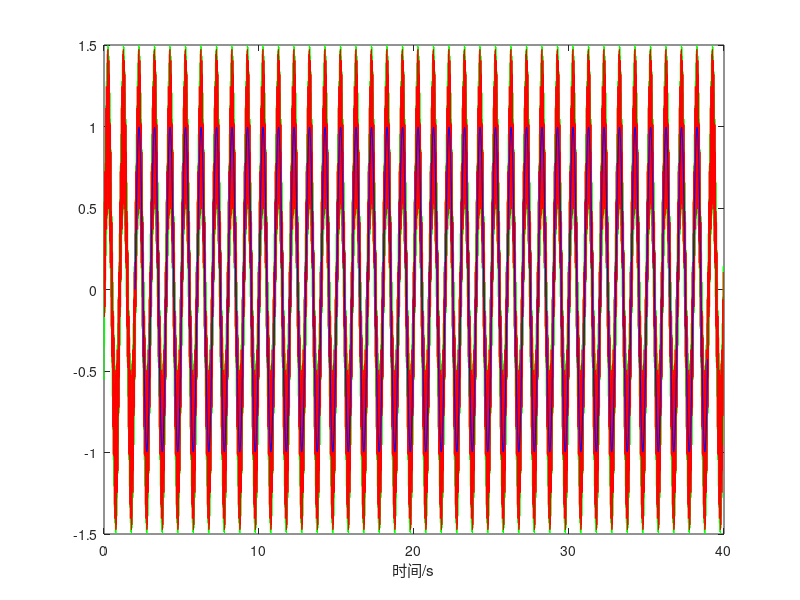
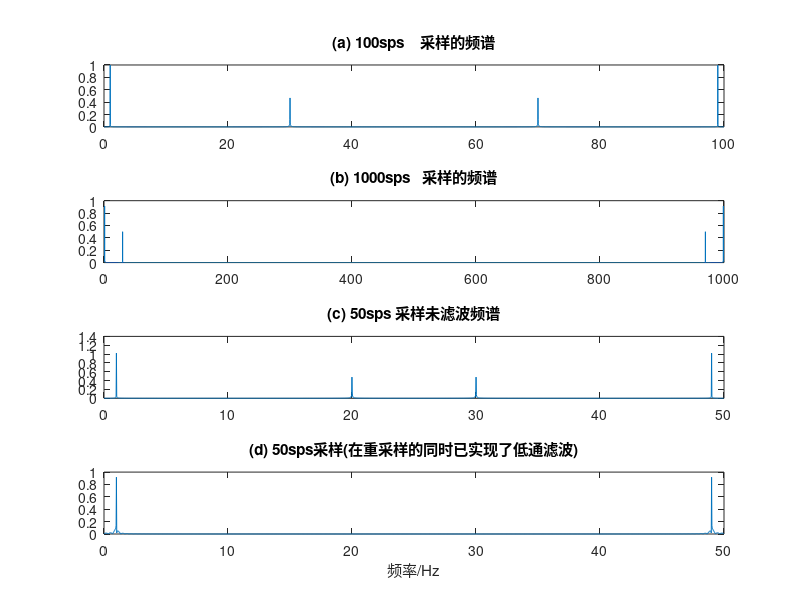
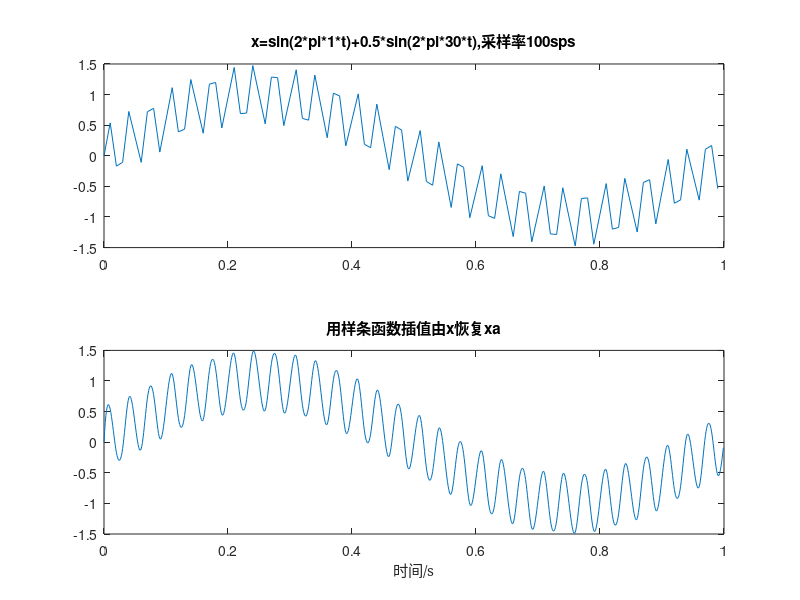

Write MATLAB code to recreate these figures, in order.
%% 向下重采样
%       orgInv    : 原采样间隔（每秒100点）
%       newInv    : 新采样间隔（每秒50点）
%       orgDatLen : 原数据点数
%       newDatLen : 新数据点数
%       orgFs     : 原采样率
%       newFs     : 新采样率
%       orgCutFre : 原截止频率=1/2采样率
%       ratio     : 新采样间隔/原采样间隔
%       zeta      : 重采样的低通滤波器参数
clearvars

orgInv      = 0.01;                           
newInv      = 0.02;                            
orgDatLen   = 4096;                            
newDatLen   = floor(orgDatLen*orgInv/newInv); 
orgFs       = 1/orgInv;                       
newFs       = 1/newInv;                    
orgCutFre   = orgFs/2;                       
ratio       = newInv/orgInv;                 
zeta        = newFs/(2*orgCutFre);            

%% 生成采样率为1000和100的波形

t1000=0:0.001:orgDatLen*orgInv-1;
mix1000=sin(2*pi*1*(t1000+1-orgInv))+0.5*sin(2*pi*30*(t1000+1-orgInv));
t100=(0:orgDatLen-1)/orgFs;
mix100=sin(2*pi*1*t100)+0.5*sin(2*pi*30*t100);
%% 向下采样为50采样率

% Sinc是一个滤波器，它除去给定带宽之上的信号分量而只保留低频信号的理想电子滤波器。
% 理想的Sinc滤波器（矩形滤波器）,有无限的延迟，现实世界中的滤波器只能是它的一个近似。
comSta = floor(orgFs/ratio)+orgFs+1;
comEnd = newDatLen-floor(orgFs/ratio)-1;
difDat = zeros(1,comEnd);                     %初始化重采样序列
for m=comSta:comEnd
    for n=floor(m*ratio)-orgFs:1:floor(m*ratio)+orgFs
        difDat(m)=difDat(m)+zeta*mix100(n)*sinc(zeta*(m*ratio-n));
    end
end
t50=(0:newDatLen-1)/newFs;

%% 绘图---------------------------------------------------------------------
figure;
plot(t1000,mix1000,'g')
hold on
plot(t100(1+1:orgDatLen-orgFs),mix100(1+orgFs:orgDatLen-1),'r');
hold on
%???为什么乘重采样的低通滤波器参数（zeta）???
%plot(tt1(floor(Fs0/ratio)+Fs0+1-Fs1+1:N1-floor(Fs0/ratio)-1-Fs1+1),x(floor(Fs0/ratio)+Fs0+1:N1-floor(Fs0/ratio)-1)*zeta,'b');
%hold on
plot(t50(orgFs+1:newDatLen-2*newFs),difDat(newFs+orgFs:newDatLen-newFs-1),'b');
hold on
xlabel('时间/s')
%% 计算不同采样率波形频谱

fft100=abs(fft(mix100,orgDatLen));
f=(0:(orgDatLen-1))*orgFs/orgDatLen;
%----------------------------------
%???为什么使用32768（4096×8)???
fft1000=abs(fft(mix1000,32768));
fz=(0:(32768-1))/(32768*0.001);
%----------------------------------
Nx=length(difDat);
xn1=sin(2*pi*1*t50)+0.5*sin(2*pi*30*t50);
fft50=abs(fft(xn1));
fxn1=((0:newDatLen-1))*newFs/newDatLen;

%% 绘图---------------------------------------------------------------------
figure;
subplot(4,1,1);
plot(f,fft100*2/orgDatLen);
title('(a) 100sps    采样的频谱')
subplot(4,1,2);
plot(fz,2*fft1000/32768);
title('(b) 1000sps   采样的频谱');
subplot(4,1,3);
plot(fxn1,fft50*2/Nx);
title('(c) 50sps 采样未滤波频谱');
subplot(4,1,4)
xfft=abs(fft(difDat));  
fx=(0:Nx-1)*newFs/Nx;
plot(fx,2*xfft/Nx);
title('(d) 50sps采样(在重采样的同时已实现了低通滤波)');
xlabel('频率/Hz');
%% 用样条函数（spline)模拟信号恢复

ty1=0:0.001:orgDatLen*orgInv;
n=0:orgDatLen-1;
xa=spline(n*orgInv,mix100,ty1);

%% 绘图---------------------------------------------------------------------
figure;
subplot(2,1,1)
plot(t100(1:100),mix100(1:100));
title('x=sin(2*pi*1*t)+0.5*sin(2*pi*30*t),采样率100sps');
subplot(2,1,2)
plot(ty1(1:1000),xa(1:1000))
title('用样条函数插值由x恢复xa');
xlabel('时间/s','FontName','SimSun');
